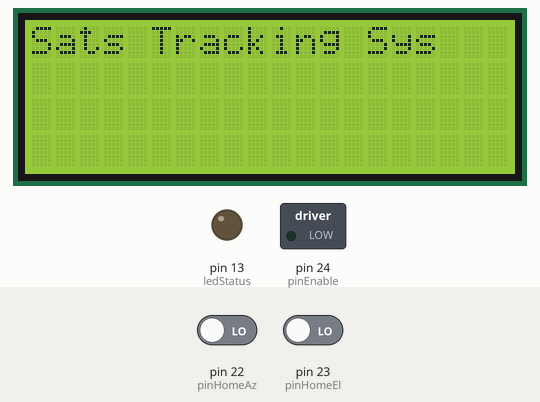
Recording of a sketch running on a simulated Arduino Mega 2560, built with avr-gcc and run on an emulated ATmega2560. Parts: 20×4 character LCD, switched loads named in the sketch (green lamp = pin HIGH), output pins drawn as LEDs (lit = HIGH). The inputs (shaded band) are chosen by the test bench; at power-on: pin 22 (pinHomeAz) LOW, pin 23 (pinHomeEl) LOW.

Above: at 0.1 s.
At 1.1 s:
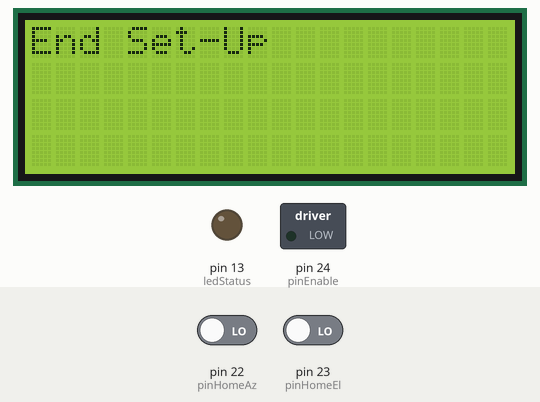
At 2.1 s:
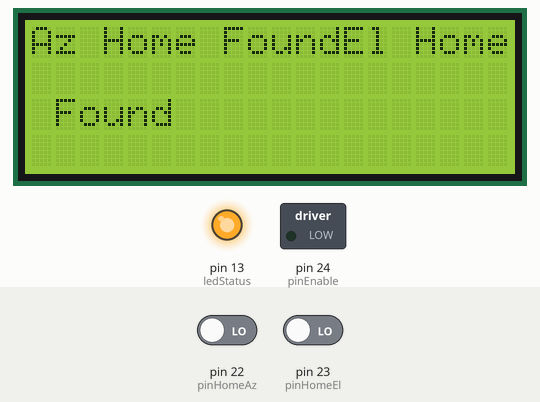
Timing chart, 0 to 3.6 s (numbered marks = the images above):
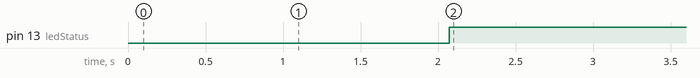

Measured:
- by itself, pin 13 (ledStatus): LOW → HIGH at 2.1 s
- what the display in image 1 shows lasts 1.0 s, from 1.1 s to 2.1 s

The sketch:

ANTENNA_TRACKING_1.2.ino
```cpp
/*
 * Antenna Tracking SElstem to track satellite using NFW and GS232B protocol
 *
 * Autore  : David Chistoni
 * Web     :
 * Post    :
 * Email   : chistoni@eAzsat.com
 */

//Inclusione delle librerie
#include <AccelStepper.h>
#include <Bounce2.h>

#include <LiquidCrystal.h>
// initialize the library by associating any needed LCD interface pin
// with the arduino pin number it is connected to
const int rs = 12, en = 11, d4 = 5, d5 = 4, d6 = 3, d7 = 2;
LiquidCrystal lcd(rs, en, d4, d5, d6, d7);

//definizione delle costanti dei pin di Arduino
const int ledStatus = 13; //il led on board ci mostrerà lo stato di attivazione dei motori
const int pinHomeAz = 22; // il microswitch di homing sull'Azimuth - Attivo basso
const int pinHomeEl = 23; // il microswitch di homing sull'Elevation - Attivo basso
const int pinEnable = 24;  //i pin che comandano lo stato ENABLE dei driver A4988 sono in collegati in serie per questo basta un solo pin per gestirli entrambi

unsigned long debounceDelAz = 1; //millisecondi per il debonuce del microswitch di Azimuth
unsigned long debounceDelEl = 1; //millisecondi per il debonuce del microswitch di Elevation

long degAz = 0;
long degEl = 0;
long stepsAz = 0;
long stepsEl = 0;

int HomeAz_Ok = false;
int HomeEl_Ok = false;


const int stepAz= 26;  //pin digitale che invia i segnali di STEP al driver delle Azimut
const int dirAz = 27; //pin digitale che invia il segnale DIREZIONE al driver delle Azimut
long speedAz, valAz, mapAz;  //variabili di gestione movimenti motore Azimut

const int stepEl = 28;  //pin digitale che invia i segnali di STEP al driver delle Elevation
const int dirEl = 29; //pin digitale che invia il segnale DIREZIONE al driver delle Elevation
long speedEl, valEl, mapEl;  //variabili di gestione movimenti motore Elevation

//variabili utilizzate dalla libreria AccelStepper
const int maxSpeed = 1023;  //stando alla documentazione della libreria questo valore può essere impostato fino a 4000 per un Arduino UNO
const int minSpeed = 0; //velocità minima del motore
const float accelerazione = 200.0; //numero di step al secondo in accelerazione

const int treshold = 30;  //la lettura dei potenziometri non è mai affidabile al 100%, questo valore aiuta a determinare il punto da considerare come "Stai fermo" nei movimenti
long tresholdUp, tresholdDown;  //variabili di servizio per espletare il compito descritto sopra

boolean abilitato, muoviAz, muoviEl, enable;  //variabili di gestione dei movimenti

//Bounce uSWHomeAz = Bounce();  //istanzia un bottone dalla libreria Bounce per il micruswitch di Az Homing
//Bounce uSWHomeEl = Bounce();  //istanzia un bottone dalla libreria Bounce per il microswitch di El Homing

//istanzia i motori
AccelStepper motoreAz(AccelStepper::DRIVER, stepAz, dirAz);
AccelStepper motoreEl(AccelStepper::DRIVER, stepEl, dirEl);

//****************************************************************************************************************************************************************
void setup() {
  Serial1.begin(115200); //Inizializza la porta seriale con cui comunica col PC
  lcd.begin(20, 4); // set up the LCD's number of columns and rows:
  lcd.print("Sats Tracking Sys"); // Print a message to the LCD.
  delay(1000);
  lcd.clear();
  //inizializza valori
  speedAz = speedEl = 0;
  enable = true;    // ENABLE è attivo basso per A4988 e Alto o Basso per i Driver professionali !

  //definizione delle modalità dei pin
  pinMode(ledStatus, OUTPUT);
  pinMode(pinEnable, OUTPUT);

  pinMode(pinHomeAz, INPUT); //l'input del micro switch di Home Azimuth ha bisogno di essere settato come INPUT_PULLUP
  pinMode(pinHomeEl, INPUT); //l'input del micro switch di Home Elevation ha bisogno di essere settato come INPUT_PULLUP

//  digitalWrite(ledStatus, enable); //Accende il Led di Stato di Arduino per mostrare lo stato del pin di ENABLE
  digitalWrite(pinEnable, !enable); //Abilita il pin di ENABLE dei Drivers(Mettere !enable se il driver vuole livello basso, altrimenti levare il !)

  //configura i microswitch di Homing sia in Azimuth che in Elevation utilizzando la libreria Bounce
//  uSWHomeAz.attach(pinHomeAz);
//  uSWHomeAz.interval(debounceDelAz);
//
//  uSWHomeEl.attach(pinHomeEl);
//  uSWHomeEl.interval(debounceDelEl);

//  calcola il range dei valori entro i quali considerare la posizione del joystick come "stai fermo"
//  tresholdDown = (maxSpeed / 2) - treshold;
//  tresholdUp = (maxSpeed / 2) + treshold;

  //configura parametri dei motori
  motoreAz.setMaxSpeed(maxSpeed);
  motoreAz.setSpeed(minSpeed);
  motoreAz.setAcceleration(accelerazione);

  motoreEl.setMaxSpeed(maxSpeed);
  motoreEl.setSpeed(minSpeed);
  motoreEl.setAcceleration(accelerazione);

  lcd.print("End Set-Up");
  delay(1000);
  lcd.clear();


}


//****************************************************************************************************************************************************************

void loop() {
if (HomeAz_Ok == false) {
checkHomeAzEl();
}

//  digitalWrite(ledStatus, enable);  //mostra stato di abilitazione tramite il led su pin 13
//  digitalWrite(pinEnable, !enable); //imposta valore opposto sui pin ENABLE dei driver (Mettere !enable se il driver vuole livello basso, altrimenti levare il !)
//
//// //esegui lettura analogica dei valori provenienti dai potenziometri del joystick
////  valX = analogRead(jX);
////  valY = analogRead(jY);
//
//  valAz = 600;
//  valEl = 256;
//  tresholdDown = 511;
//  tresholdUp = 511;
//
//  //mappa i valori letti in funzione della velocità inima e massima
//  mapAz = map(valAz, 0, 1023, minSpeed, maxSpeed);
//  mapEl = map(valEl, 0, 1023, minSpeed, maxSpeed);
//
//  //esegui funzione di comando dei motori
//  pilotaMotori(mapAz, mapEl);

}

void pilotaMotori(long mapAz, long mapEl) {


  if (mapAz <= tresholdDown) {
    //Az va indietro
    speedAz = -map(mapAz, tresholdDown, minSpeed,   minSpeed, maxSpeed);
    muoviAz = true;
  } else if (mapAz >= tresholdUp) {
    //Az va avanti
    speedAz = map(mapAz,  maxSpeed, tresholdUp,  maxSpeed, minSpeed);
    muoviAz = true;
  } else {
    //Az sta fermo
    speedAz = 0;
    muoviAz = false;
  }

  if (mapEl <= tresholdDown) {
    //El va giù
    speedEl = -map(mapEl, tresholdDown, minSpeed,   minSpeed, maxSpeed);
    muoviEl = true;
  } else if (mapEl >= tresholdUp) {
    //El va su
    speedEl = map(mapEl,  maxSpeed, tresholdUp,  maxSpeed, minSpeed);
    muoviEl = true;
  } else {
    //El sta fermo
    speedEl = 0;
    muoviEl = false;
  }

  if (muoviAz) {
    motoreAz.setSpeed(speedAz);
    motoreAz.run();
  } else {
    motoreAz.stop();
  }

  if (muoviEl) {
    motoreEl.setSpeed(speedEl);
    motoreEl.run();
  } else {
    motoreEl.stop();
  }
}

//ciao
void checkHomeAzEl() {
    if (digitalRead(pinHomeAz)== HIGH ) {
    motoreAz.setSpeed(200);
    motoreAz.run();
    digitalWrite(ledStatus, false);
    }
    else {
    lcd.print("Az Home Found");
    digitalWrite(ledStatus, true);
    motoreAz.stop();
    HomeAz_Ok = true;
    }
  if (digitalRead(pinHomeEl)== HIGH ) {
    motoreEl.setSpeed(200);
    motoreEl.run();
    digitalWrite(ledStatus, false);
    }
    else {
    lcd.print("El Home Found");
    digitalWrite(ledStatus, true);
    motoreEl.stop();
    HomeEl_Ok = true;
    }
}

void checkHomeCenterAzEl() {

//  uSWHomeAz.update();
//  if (uSWHomeAz.rose()) {
//    enable = !enable;
//    stepsAz--;
//    lcd.clear();
//    lcd.print(stepsAz);
//  }
//  uSWHomeAz.update();
//  if (uSWHomeAz.fell()) {
//    enable = !enable;
//    stepsAz++;
//    lcd.setCursor(2, 1);
//    lcd.print(stepsAz);
//  }

}
```
